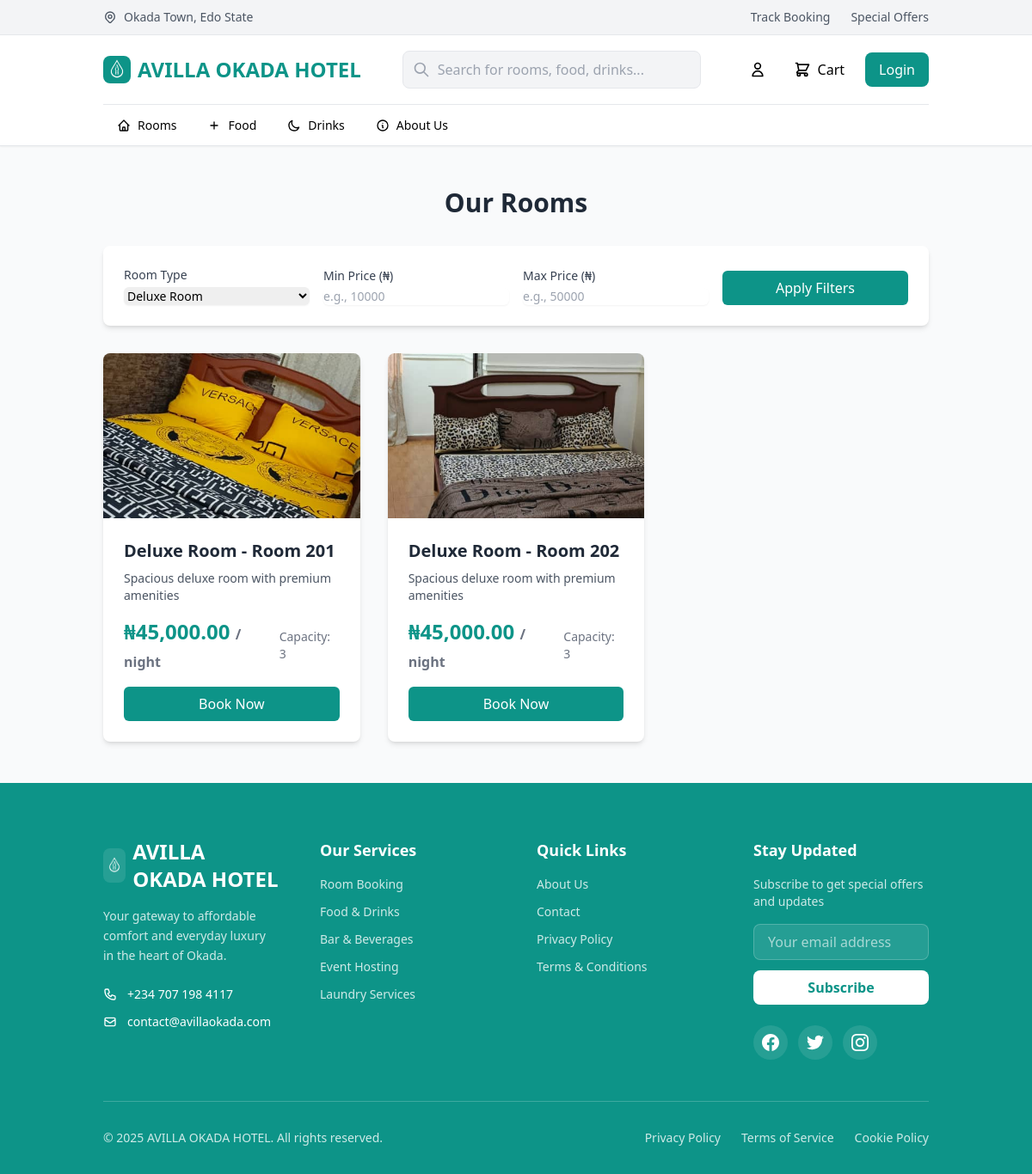
The app's page /room.php?room_type=Deluxe Room with its own data.
### tables this page shows
CREATE TABLE `rooms` (
  `room_id` int(11) NOT NULL,
  `room_number` varchar(10) NOT NULL,
  `room_type` enum('Standard Room','Deluxe Room','Executive Suite') NOT NULL,
  `capacity` int(11) NOT NULL,
  `price_per_night` decimal(10,2) NOT NULL,
  `status` enum('available','occupied','maintenance','reserved') DEFAULT 'available',
  `description` text DEFAULT NULL,
  `amenities` longtext DEFAULT NULL CHECK (json_valid(`amenities`)),
  `features` longtext DEFAULT NULL CHECK (json_valid(`features`)),
  `image_url` varchar(255) DEFAULT NULL,
  `created_date` timestamp NOT NULL DEFAULT current_timestamp(),
  `last_updated` timestamp NOT NULL DEFAULT current_timestamp() ON UPDATE current_timestamp()
);

### config/database.php (called while the page is built, shortened)
<?php
function formatCurrency($amount) {
    return '₦' . number_format($amount, 2);
}
?>

### room.php (the view, shortened to what this page needs)
<?php
require_once 'config/database.php';
include 'header.php';
$room_type_filter = $_GET['room_type'] ?? 'all';
$min_price_filter = $_GET['min_price'] ?? '';
$max_price_filter = $_GET['max_price'] ?? '';
$sql = "SELECT * FROM rooms WHERE status = 'available'";
$params = [];
if ($room_type_filter !== 'all') {
    $sql .= " AND room_type = :room_type";
    $params[':room_type'] = $room_type_filter;
}
try {
    $stmt = $pdo->prepare($sql);
    $stmt->execute($params);
    $rooms = $stmt->fetchAll();
} catch (PDOException $e) {
    error_log("Error fetching rooms: " . $e->getMessage());
    $rooms = [];
    echo "<p class='text-red-500 text-center mt-4'>Error loading rooms. Please try again later.</p>";
}
$room_types_sql = "SELECT DISTINCT room_type FROM rooms";
$room_types_stmt = $pdo->query($room_types_sql);
$available_room_types = $room_types_stmt->fetchAll(PDO::FETCH_COLUMN);
?>
<section class="py-12 bg-gray-50">
    <div class="container mx-auto px-4 lg:px-8">
        <h1 class="text-3xl font-bold text-gray-800 mb-8 text-center">Our Rooms</h1>
        <form action="room.php" method="GET" class="bg-white p-6 rounded-lg shadow-md mb-8 grid grid-cols-1 md:grid-cols-4 gap-4 items-end">
            <div>
                <label for="room_type" class="block text-sm font-medium text-gray-700 mb-1">Room Type</label>
                <select id="room_type" name="room_type" class="block w-full rounded-md border-gray-300 shadow-sm focus:border-teal-500 focus:ring-teal-500 sm:text-sm">
                    <?php foreach ($available_room_types as $type): ?>
                        <option value="<?= htmlspecialchars($type) ?>" <?= $room_type_filter === $type ? 'selected' : '' ?>>
                            <?= htmlspecialchars($type) ?>
                        </option>
                    <?php endforeach; ?>
                </select>
            </div>
            <div>
                <label for="min_price" class="block text-sm font-medium text-gray-700 mb-1">Min Price (₦)</label>
                <input type="number" id="min_price" name="min_price" value="<?= htmlspecialchars($min_price_filter) ?>"
                       class="block w-full rounded-md border-gray-300 shadow-sm focus:border-teal-500 focus:ring-teal-500 sm:text-sm" placeholder="e.g., 10000">
            </div>
            <div>
                <label for="max_price" class="block text-sm font-medium text-gray-700 mb-1">Max Price (₦)</label>
                <input type="number" id="max_price" name="max_price" value="<?= htmlspecialchars($max_price_filter) ?>"
                       class="block w-full rounded-md border-gray-300 shadow-sm focus:border-teal-500 focus:ring-teal-500 sm:text-sm" placeholder="e.g., 50000">
            </div>
            <div>
                <button type="submit" class="w-full bg-teal-600 text-white py-2 px-4 rounded-md hover:bg-teal-700 focus:outline-none focus:ring-2 focus:ring-offset-2 focus:ring-teal-500">
                    Apply Filters
                </button>
            </div>
        </form>
        <?php if (empty($rooms)): ?>
            <p class="text-center text-gray-600 text-lg">No rooms found matching your criteria.</p>
        <?php else: ?>
            <div class="grid grid-cols-1 md:grid-cols-2 lg:grid-cols-3 gap-8">
                <?php foreach ($rooms as $room): ?>
                    <div class="bg-white rounded-lg shadow-md overflow-hidden">
                        <img src="<?= htmlspecialchars($room['image_url'] ?? 'https://via.placeholder.com/400x250?text=Room+Image') ?>"
                             alt="Room <?= htmlspecialchars($room['room_number']) ?>"
                             class="w-full h-48 object-cover">
                        <div class="p-6">
                            <h2 class="text-xl font-semibold text-gray-800 mb-2">
                                <?= htmlspecialchars($room['room_type']) ?> - Room <?= htmlspecialchars($room['room_number']) ?>
                            </h2>
                            <p class="text-gray-600 mb-4 text-sm">
                                <?= htmlspecialchars($room['description'] ?? 'No description available.') ?>
                            </p>
                            <div class="flex justify-between items-center mb-4">
                                <span class="text-2xl font-bold text-teal-600">
                                    <?= formatCurrency($room['price_per_night']) ?>
                                    <span class="text-base text-gray-500">/ night</span>
                                </span>
                                <span class="text-gray-500 text-sm">Capacity: <?= htmlspecialchars($room['capacity']) ?></span>
                            </div>
                            <a href="book.php?room_id=<?= htmlspecialchars($room['room_id']) ?>"
                               class="block w-full text-center bg-teal-600 text-white py-2 rounded-md hover:bg-teal-700 transition-colors">
                                Book Now
                            </a>
                        </div>
                    </div>
                <?php endforeach; ?>
            </div>
        <?php endif; ?>
    </div>
</section>
<?php include 'footer.php'; ?>

### records on screen
rooms: image_url (picture), room_type "Deluxe Room", room_number "201", description "Spacious deluxe room with premium amenities", price_per_night "₦45,000.00", capacity "3"
rooms: image_url (picture), room_type "Deluxe Room", room_number "202", description "Spacious deluxe room with premium amenities", price_per_night "₦45,000.00", capacity "3"

### other values on screen
form field room_type "Deluxe Room"
